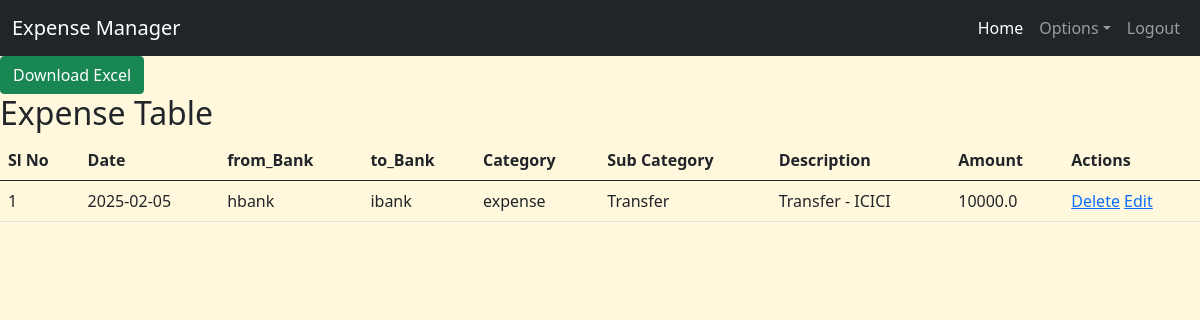
The app's page /view (signed in), older data.
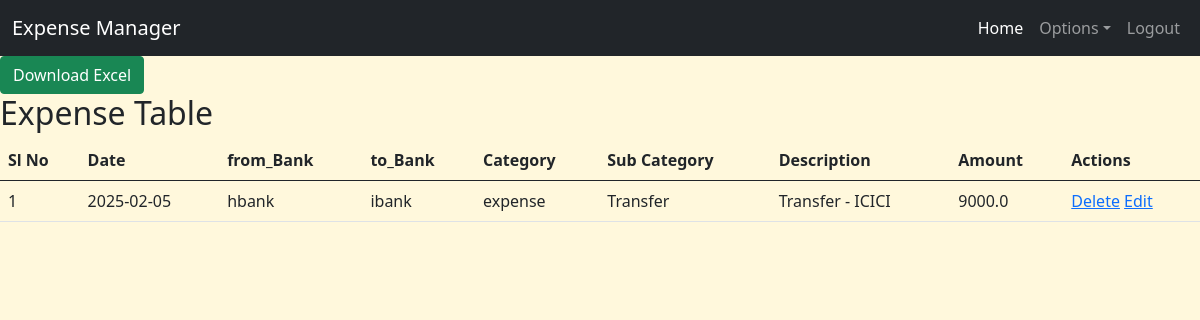
The same page, newer data.
### app.py (models this page shows)
class IncomeExpenseManager(db.Model):
    id = db.Column(db.Integer, primary_key=True)
    date = db.Column(db.Date, nullable=False)
    from_bank = db.Column(db.String(10), nullable=True)
    to_bank = db.Column(db.String(10), nullable=True)
    category = db.Column(db.String(20), nullable=False)
    sub_category = db.Column(db.String(50), nullable=False)
    description = db.Column(db.String(100), nullable=False)
    amount = db.Column(db.Float, nullable=False)
    user_id = db.Column(db.Integer, db.ForeignKey('user.id'), nullable=False)  # NEW: Link expense to user
    user = db.relationship('User', backref=db.backref('expenses', lazy=True))  # NEW: Relationship

### app.py (the view)
@app.route('/view')
@login_required
def view_expenses():
    expenses = IncomeExpenseManager.query.filter_by(user_id=current_user.id).order_by(IncomeExpenseManager.date.desc()).all()
    return render_template('view_expenses.html', expenses=expenses)

### app.py (called while the page is built)
@login_manager.user_loader
def load_user(user_id):
    return User.query.get(int(user_id))  # Fetch user from database

### templates/view_expenses.html
{% extends 'base.html' %}
{% block content %}
<a href="{{ url_for('export_to_excel') }}" class="btn btn-success">Download Excel</a>
<br>
<h2> Expense Table </h2>
<table class="table">
    <thead>
        <tr>
            <th>Sl No</th>
            <th>Date</th>
            <th>from_Bank</th>
            <th>to_Bank</th>
            <th>Category</th>
            <th>Sub Category</th>
            <th>Description</th>
            <th>Amount</th>
            <th>Actions</th>
        </tr>
    </thead>
    <tbody>
        {% for expense in expenses %}
        <tr>
            <td>{{expense.id}}</td>
            <td>{{expense.date}}</td>
            <td>{{expense.from_bank}}</td>
            <td>{{expense.to_bank}}</td>
            <td>{{expense.category}}</td>
            <td>{{expense.sub_category}}</td>
            <td>{{expense.description}}</td>
            <td>{{expense.amount}}</td>
            <td>
                <a href="{{ url_for('delete_expense', id=expense.id) }}" onclick="return confirm('Are you sure you want to delete?');">Delete</a>
                <a href="{{ url_for('edit_expense', id=expense.id) }}">Edit</a>
        </td>
        </tr>
        {% endfor %}
    </tbody>
</table>
{% endblock %}

### templates/base.html (shortened to what this page needs)
<!DOCTYPE html>
<html lang="en">
<head>
    <link href="https://cdn.jsdelivr.net/npm/bootstrap@5.0.2/dist/css/bootstrap.min.css" rel="stylesheet">
  </head>
<body>
    <header>
        <nav class="navbar navbar-expand-lg navbar-dark bg-dark">
            <div class="container-fluid">
              <a class="navbar-brand" href="{{url_for('index')}}">Expense Manager</a>
              <div class="collapse navbar-collapse" id="navbarSupportedContent">
                <ul class="navbar-nav ms-auto mb-2 mb-lg-0">
                  {% if current_user.is_authenticated %}
                  <li class="nav-item">
                    <a class="nav-link active" aria-current="page" href="{{url_for('index')}}">Home</a>
                  </li>
                  <li class="nav-item dropdown">
                    <a class="nav-link dropdown-toggle" href="#" role="button" data-bs-toggle="dropdown" aria-expanded="false">Options</a>
                  </li>
                  <li class="nav-item">
                    <a class="nav-link" href="{{ url_for('logout') }}">Logout</a>
                  </li>
                  {% endif %}
                </ul>
              </div>
            </div>
          </nav>
    </header>
    <main>
        {% block content %}{% endblock %}
    </main>
</body>
</html>

### templates/base.html (style rules this page uses)
body { background-color: cornsilk; }

Row changes from the older to the newer data that the page shows:
changed IncomeExpenseManager "hbank": amount "10000.0" → "9000.0"
